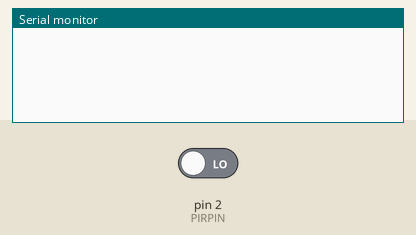
The sketch below on a simulated Arduino Uno, built with avr-gcc and run on an emulated ATmega328P. Parts: the last lines printed to the serial monitor. The inputs (shaded band) are chosen by the test bench; at power-on: pin 2 (PIRPIN) LOW.

Above: at 1.2 s.
1.3 s: pin 2 (PIRPIN) driven HIGH
At 1.8 s:
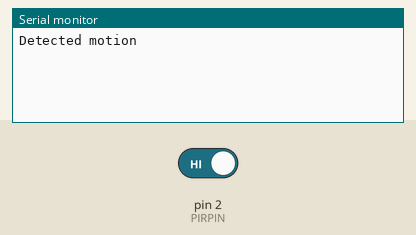
2.8 s: pin 2 (PIRPIN) driven LOW
At 4.1 s:
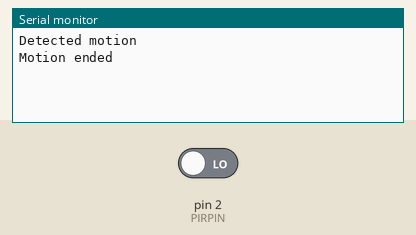

The sketch:

biss0001.ino
```cpp
// http://www.ladyada.net/media/sensors/BISS0001.pdf
// https://wiki.keyestudio.com/Ks0052_keyestudio_PIR_Motion_Sensor
// https://learn.adafruit.com/pir-passive-infrared-proximity-motion-sensor/how-pirs-work
// https://learn.adafruit.com/pir-passive-infrared-proximity-motion-sensor
enum {
  PIRPIN = 2,
};

int state = LOW;

void setup() {
  pinMode(PIRPIN, INPUT);
  Serial.begin(9600);
}

void loop() {
  // everything emits some IR, PIR will be high when it detects
  // a change in that motion
  int val = digitalRead(PIRPIN);
  if (val == HIGH) {
    if (state == LOW) {
      Serial.println("Detected motion");
      state = HIGH;
    }
  } else {
    if (state == HIGH) {
      Serial.println("Motion ended");
      state = LOW;
    }
  }
}
```

Measured:
- after the input at 1.3 s, the serial monitor: prints a new line at once (image 1)
- after the input at 2.8 s, the serial monitor: prints a new line at once (image 2)
